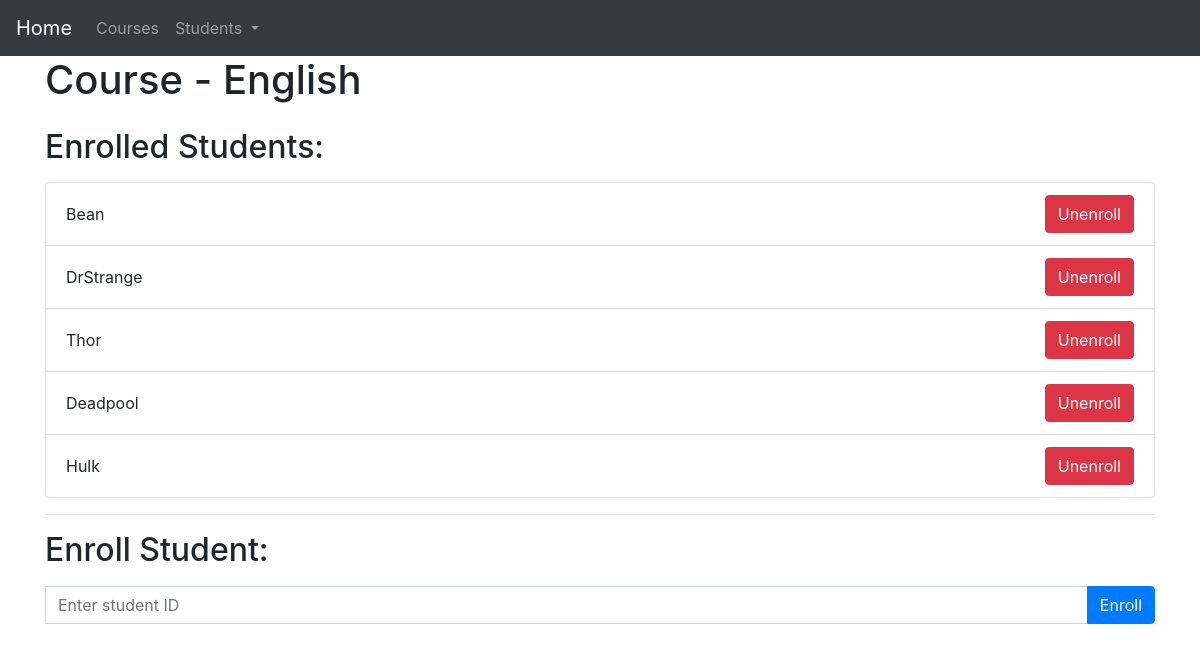
Page /edit_course/1/ on the committed database.
### faceapp/models.py (models this page shows, shortened)
class Course(models.Model):
    course_id = models.CharField(primary_key=True, unique=True, max_length=20)
    course_name = models.CharField(max_length=100)
    def __str__(self):
        return self.course_name

class Student(models.Model):
    student_id = models.CharField(primary_key=True, unique=True, max_length=20)
    name = models.CharField(max_length=100)
    photo = models.ImageField(upload_to='student_photos/')
    def __str__(self):
        return self.name

### faceapp/views.py (the view, shortened to what this page needs)
# urls.py: path("edit_course/<str:course_id>/", views.edit_course, name="edit_course"),
def edit_course(request, course_id):
    course = get_object_or_404(Course, course_id=course_id)
    students = Student.objects.filter(enrollment__course=course)
    context = {
        "course": course,
        "students": students,
    }
    return render(request, "edit_course.html", context)

### faceapp/templates/edit_course.html (shortened to what this page needs)
{% extends 'base.html' %}
{% block content %}
<h1 class="mb-4">Course - {{ course }}</h1>
{% if students %}
<h2 class="mb-3">Enrolled Students:</h2>
<ul class="list-group">
	{% for student in students %}
	<li class="list-group-item d-flex justify-content-between align-items-center">
		{{ student }}
		<form method="POST"
			action="{% url 'unenroll_student' course_id=course.course_id student_id=student.student_id %}">
			<button class="btn btn-danger" type="submit">Unenroll</button>
		</form>
	</li>
	{% endfor %}
</ul>
{% else %}
<p>No students enrolled in this course yet.</p>
{% endif %}
<hr>
<h2 class="mb-3">Enroll Student:</h2>
<form method="POST" class="mb-4">
	<div class="input-group">
		<input type="text" id="student_id" name="student_id" class="form-control" placeholder="Enter student ID">
		<div class="input-group-append">
			<button class="btn btn-primary" type="submit">Enroll</button>
		</div>
	</div>
</form>
{% endblock %}

### rows in the picture
Course: course_name "English"
Student: name "Bean"
Student: name "DrStrange"
Student: name "Thor"
Student: name "Deadpool"
Student: name "Hulk"
